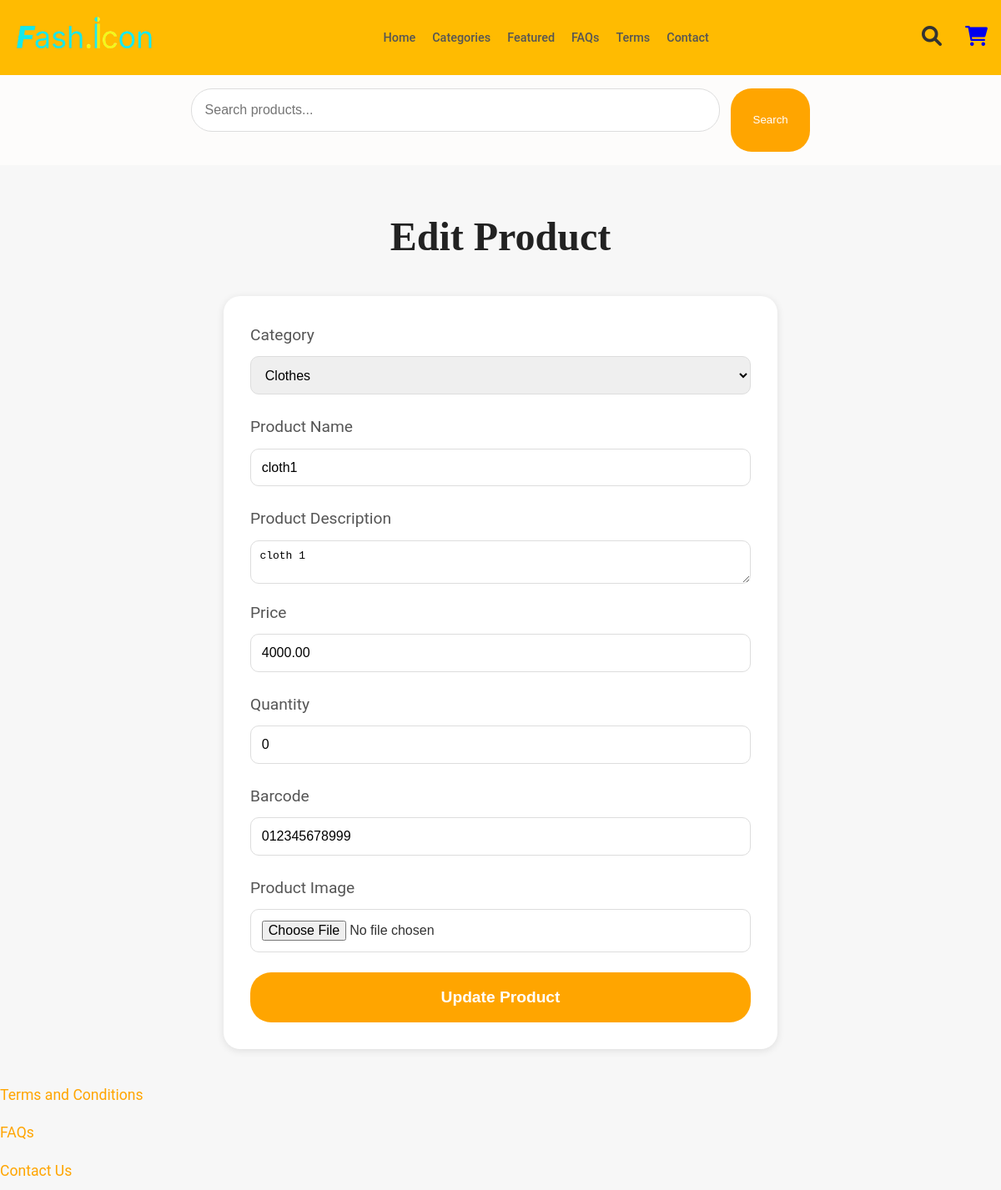
Page /products/edit/1/ (signed in) on the committed database.
### keychain_app/models.py (models this page shows, shortened)
class Product(models.Model):
    name = models.CharField(max_length=100)
    description = models.TextField()
    price = models.DecimalField(max_digits=10, decimal_places=2)
    original_price = models.DecimalField(max_digits=10, decimal_places=2, null=True, blank=True)
    quantity = models.PositiveIntegerField()
    image = models.ImageField(upload_to='products/')
    is_featured = models.BooleanField(default=False)
    is_discounted = models.BooleanField(default=False)
    is_best_seller = models.BooleanField(default=False)
    category = models.ForeignKey('Category', related_name='products', on_delete=models.CASCADE)
    rack_number = models.CharField(max_length=50, blank=True, null=True)
    barcode = models.CharField(max_length=12, unique=True, blank=False, null=False)  # Default barcode
    gross_price = models.DecimalField(max_digits=10, decimal_places=2, null=True, blank=True, default='300')  # New Field

class Category(models.Model):
    name = models.CharField(max_length=100)
    url_name = models.SlugField(unique=True, default='none')  # Specify a default value
    image = models.ImageField(upload_to='category_images/', blank=True, null=True)  # Add image field
    description = models.TextField(blank=True)

### keychain_app/views.py (the view, shortened to what this page needs)
# urls.py: path('products/edit/<int:product_id>/', views.edit_product, name='edit_product'),
@staff_member_required
def edit_product(request, product_id):
    product = get_object_or_404(Product, pk=product_id)
    categories = Category.objects.all()
    return render(request, 'product_form.html', {
        'product': product,
        'categories': categories  # Pass the categories to the template
    })

### keychain_app/templates/product_form.html (shortened to what this page needs)
<!DOCTYPE html>
<html lang="en">
<head>
    <link
    rel="stylesheet"
    href="https://cdnjs.cloudflare.com/ajax/libs/font-awesome/5.15.2/css/all.min.css"
  />
</head>
<body>
    {% include 'navbar.html' %}
    <h1>{% if product %}Edit{% else %}Add{% endif %} Product</h1>
    <div class="form-container">
        <form method="post" enctype="multipart/form-data">
            <label for="category">Category</label>
            <select id="category" name="category" required>
                {% for category in categories %}
                    <option value="{{ category.id }}" {% if product.category and product.category.id == category.id %}selected{% endif %}>
                        {{ category.name }}
                    </option>
                {% endfor %}
            </select>
            <label for="name">Product Name</label>
            <input type="text" id="name" name="name" value="{{ product.name }}" required>
            <label for="description">Product Description</label>
            <textarea id="description" name="description" required>{{ product.description }}</textarea>
            <label for="price">Price</label>
            <input type="number" step="0.01" id="price" name="price" value="{{ product.price }}" required>
            <label for="quantity">Quantity</label>
            <input type="number" id="quantity" name="quantity" value="{{ product.quantity }}" required>
            <label for="barcode">Barcode</label>
            <input type="text" id="barcode" name="barcode" value="{{ product.barcode }}" required>
            <label for="image">Product Image</label>
            <input type="file" id="image" name="image">
            <button type="submit">{% if product %}Update{% else %}Add{% endif %} Product</button>
        </form>
    </div>
    <div class="text-section">
        <a href="{% url 'terms' %}">Terms and Conditions</a><br>
        <a href="{% url 'faqs' %}">FAQs</a><br>
        <a href="{% url 'contact' %}">Contact Us</a>
    </div>
</body>
</html>

### keychain_app/templates/product_form.html (style rules this page uses)
body { margin: 0; font-family: 'Roboto', sans-serif; background-color: #f7f7f7; color: #333; line-height: 1.6; }
h1 { font-size: 3em; text-align: center; font-family: 'Playfair Display', serif; color: #222; margin-top: 1em; }
.form-container { max-width: 600px; margin: 2em auto; background-color: white; padding: 2em; border-radius: 20px; box-shadow: 0 2px 10px rgba(0, 0, 0, 0.1); }
form { display: flex; flex-direction: column; }
label { font-size: 1.2em; margin-bottom: 0.5em; color: #555; }
input, textarea, select { padding: 0.8em; font-size: 1em; border-radius: 10px; border: 1px solid #ddd; margin-bottom: 1.5em; outline: none; transition: border 0.3s ease; }
.text-section { text-align: left; margin-top: 2em; }
.text-section a { color: orange; font-size: 1.1em; text-decoration: none; margin: 0.5em 0; display: inline-block; }
button[type="submit"] { padding: 1em 2em; background-color: orange; color: white; border: none; border-radius: 25px; cursor: pointer; font-size: 1.2em; font-weight: bold; text-align: center; }

### keychain_app/templates/navbar.html (style rules this page uses)
body { margin: 0; font-family: 'Roboto', sans-serif; }

### rows in the picture
Product: category "Clothes", name "cloth1", description "cloth 1", price "4000.00", quantity "0", barcode "012345678999"
